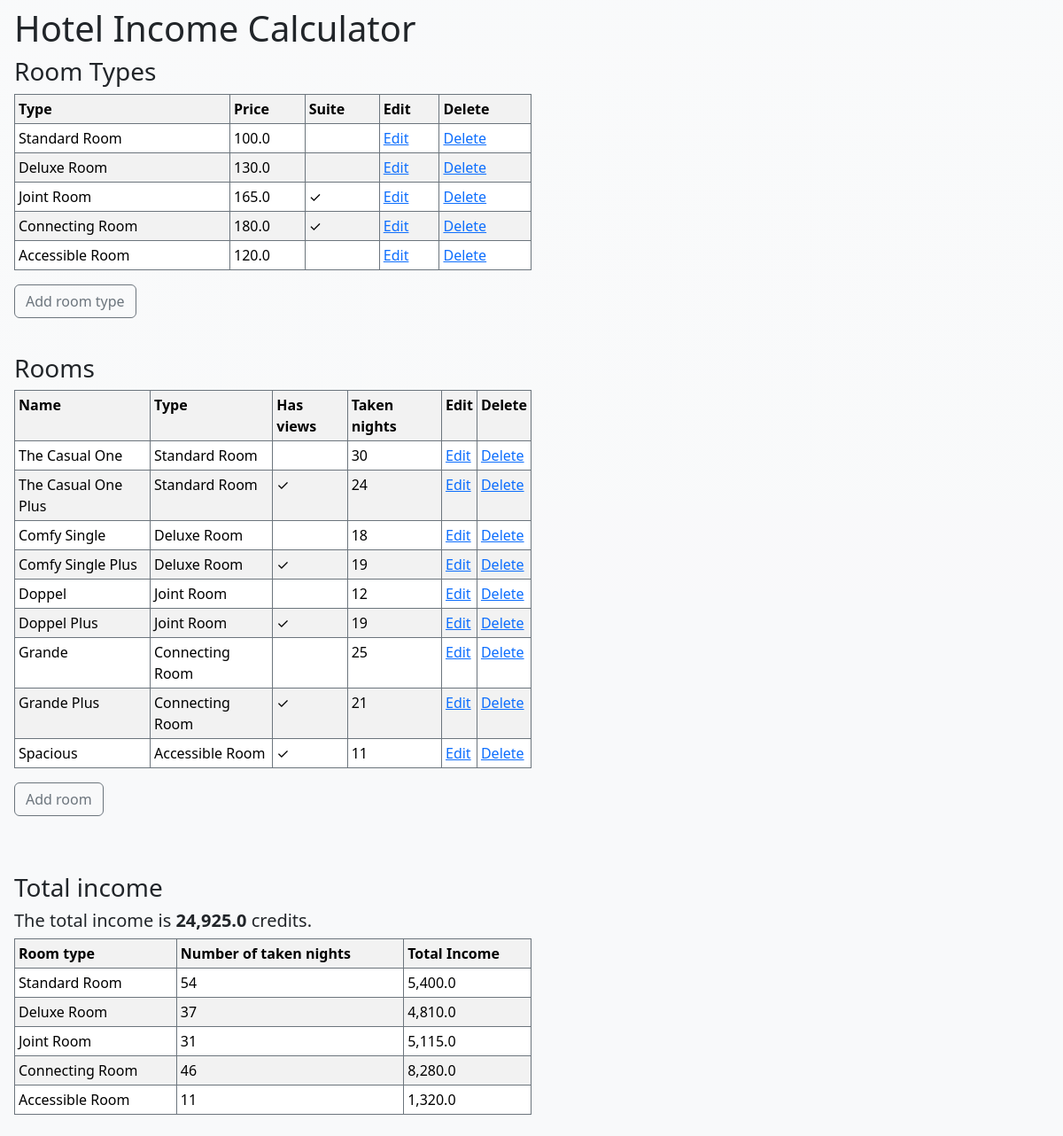
/, run on an earlier commit of the app's database.
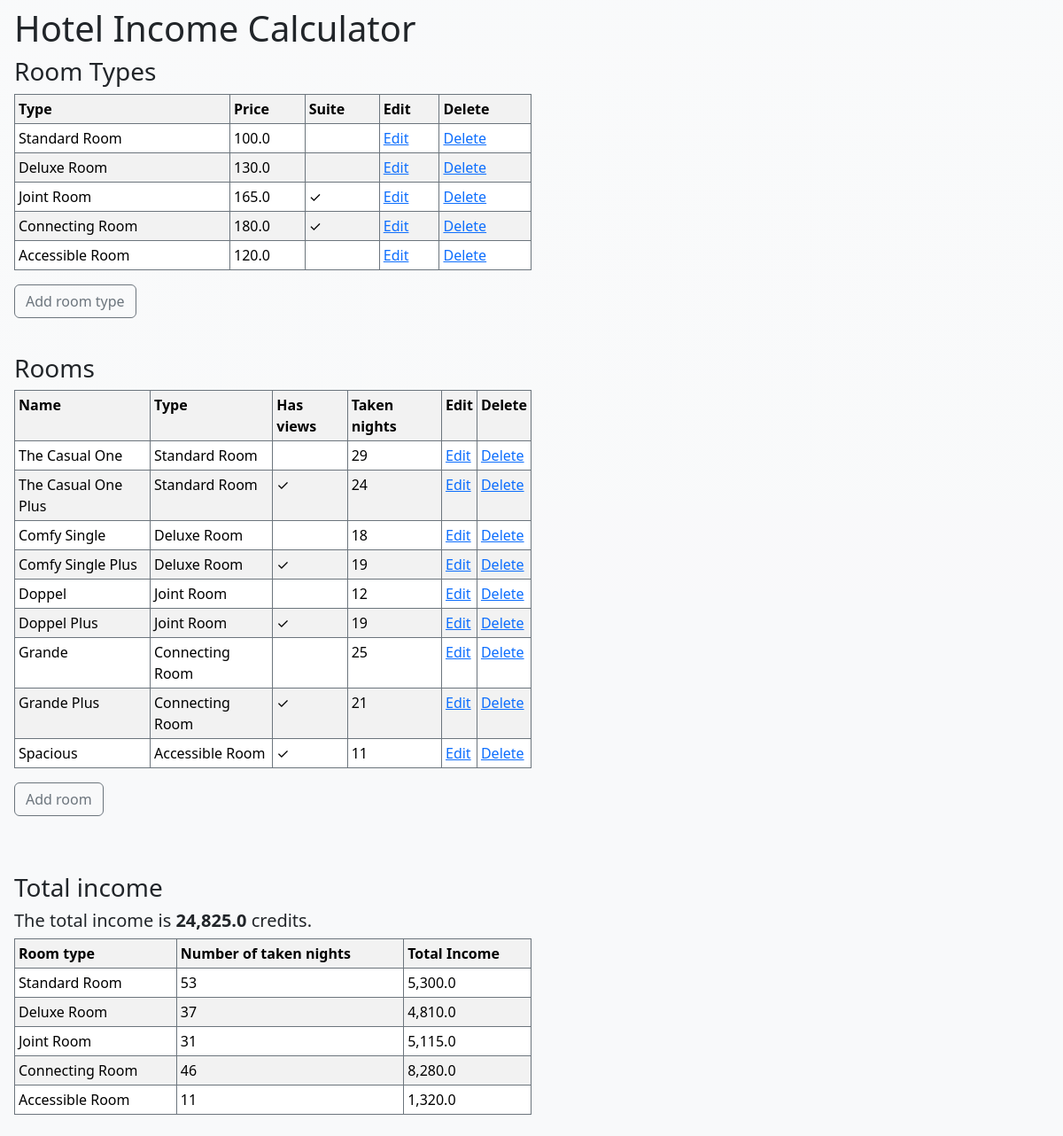
And on a later commit of the database.
### hotel_finance/models.py (models this page shows, shortened)
class Room(models.Model):
    type = models.ForeignKey(Type, on_delete=models.CASCADE)
    name = models.CharField(max_length=100)
    has_views = models.BooleanField()
    night_count = models.PositiveIntegerField(default=0, validators=[MinValueValidator(0), MaxValueValidator(31)])

class Type(models.Model):
    name = models.CharField(max_length=100)
    suite = models.BooleanField()
    price = models.FloatField()

### hotel_finance/views.py (the view)
# urls.py: path('', views.index, name='index'),
def index(request):
    room_types = Type.objects.all()
    for room_type in room_types:
        total_taken_nights = Room.objects.filter(type=room_type).aggregate(Sum('night_count'))['night_count__sum'] or 0
        total_income = room_type.price * total_taken_nights
        setattr(room_type, 'total_taken_nights', total_taken_nights)
        setattr(room_type, 'total_income', total_income)
    total_income = Type.objects.aggregate(
        total_income=Sum(ExpressionWrapper(F('price') * F('room__night_count'), output_field=FloatField()))
    )['total_income'] or 0
    return render(request, 'index.html', {
        'room_types': room_types,
        'rooms': Room.objects.all(),
        'income': total_income,
    })

### hotel_finance/templates/index.html (shortened to what this page needs)
<!DOCTYPE html>
<html lang="en">
<head>
    <link href="https://cdn.jsdelivr.net/npm/bootstrap@5.3.2/dist/css/bootstrap.min.css" rel="stylesheet">
</head>
<body class="px-3 py-2 bg-light bg-gradient">
    <h1>Hotel Income Calculator</h1>
    <h3>Room Types</h3>
    <table class="table table-striped table-bordered border-secondary table-sm" style="width: 50%;">
        <tr>
            <th>Type</th>
            <th>Price</th>
            <th>Suite</th>
            <th>Edit</th>
            <th>Delete</th>
        </tr>
        {% for type in room_types %}
        <tr>
            <td>{{ type.name }}</td>
            <td>{{ type.price }}</td>
            <td>{% if type.suite %} ✓ {% endif %}</td>
            <td><a href="type/update/{{ type.id }}">Edit</a></td>
            <td><a href="type/delete/{{ type.id }}">Delete</a></td>
        </tr>
        {% endfor %}
    </table>
    <p>
        <button type="button" class="btn btn-outline-secondary" onclick="window.location.href='type/add';">Add room type</button>
    </p>
    <br>
    <h3>Rooms</h3>
    <table class="table table-striped table-bordered border-secondary table-sm" style="width: 50%;">
        <tr>
            <th>Name</th>
            <th>Type</th>
            <th>Has views</th>
            <th>Taken nights</th>
            <th>Edit</th>
            <th>Delete</th>
        </tr>
        {% for room in rooms %}
            <tr>
                <td>{{ room.name }}</td>
                <td>{{ room.type.name }}</td>
                <td>{% if room.has_views %} ✓ {% endif %}</td>
                <td>{{ room.night_count }}</td>
                <td><a href="room/update/{{ room.id }}">Edit</a></td>
                <td><a href="room/delete/{{ room.id }}">Delete</a></td>
            </tr>
        {% endfor %}
    </table>
    <p>
        <button type="button" class="btn btn-outline-secondary" onclick="window.location.href='room/add/';">Add room</button>
    </p>
<br>
<br>
<h3>Total income</h3>
<h5>The total income is <b>{{ income }}</b> credits.</h5>
<table class="table table-striped table-bordered border-secondary table-sm" style="width: 50%;">
    <tr>
        <th>Room type</th>
        <th>Number of taken nights</th>
        <th>Total Income</th>
    </tr>
    {% for type in room_types %}
        <tr>
            <td>{{ type.name }}</td>
            <td>{{ type.total_taken_nights }}</td>
            <td>{{ type.total_income|floatformat:1 }}</td>
        </tr>
    {% endfor %}
</table>
</body>
</html>

What changed in the data, as far as the page shows it:
computed for Type "Standard Room": total_taken_nights "54" → "53"; total_income "5,400.0" → "5,300.0"
changed Room "The Casual One": night_count "30" → "29"
Also different on the page:
{{ income }}: "24,925.0" → "24,825.0"
